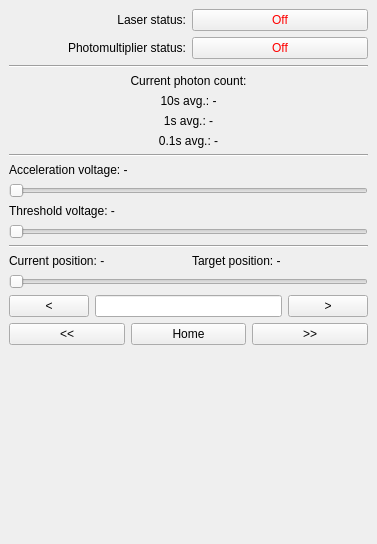
<?xml version="1.0" encoding="UTF-8"?>
<ui version="4.0">
 <class>ControlDock</class>
 <widget class="QDockWidget" name="ControlDock">
  <property name="geometry">
   <rect>
    <x>0</x>
    <y>0</y>
    <width>377</width>
    <height>544</height>
   </rect>
  </property>
  <property name="windowTitle">
   <string>Control</string>
  </property>
  <widget class="QWidget" name="ControlDockContents">
   <layout class="QVBoxLayout" name="verticalLayout">
    <item>
     <layout class="QVBoxLayout" name="controlLayout">
      <item>
       <layout class="QHBoxLayout" name="laserControlLayout">
        <item>
         <widget class="QLabel" name="laserStatusLabel">
          <property name="text">
           <string>Laser status:</string>
          </property>
          <property name="alignment">
           <set>Qt::AlignRight|Qt::AlignTrailing|Qt::AlignVCenter</set>
          </property>
          <property name="buddy">
           <cstring>laserStatusButton</cstring>
          </property>
         </widget>
        </item>
        <item>
         <widget class="QPushButton" name="laserStatusButton">
          <property name="styleSheet">
           <string notr="true">QPushButton {color: red;}</string>
          </property>
          <property name="text">
           <string>Off</string>
          </property>
         </widget>
        </item>
       </layout>
      </item>
      <item>
       <layout class="QHBoxLayout" name="photomultiplierControlLayout">
        <item>
         <widget class="QLabel" name="photomultiplierStatusLabel">
          <property name="text">
           <string>Photomultiplier status:</string>
          </property>
          <property name="alignment">
           <set>Qt::AlignRight|Qt::AlignTrailing|Qt::AlignVCenter</set>
          </property>
          <property name="buddy">
           <cstring>photomultiplierStatusButton</cstring>
          </property>
         </widget>
        </item>
        <item>
         <widget class="QPushButton" name="photomultiplierStatusButton">
          <property name="styleSheet">
           <string notr="true">QPushButton {color: red;}</string>
          </property>
          <property name="text">
           <string>Off</string>
          </property>
         </widget>
        </item>
       </layout>
      </item>
      <item>
       <widget class="Line" name="line_5">
        <property name="orientation">
         <enum>Qt::Horizontal</enum>
        </property>
       </widget>
      </item>
      <item>
       <layout class="QVBoxLayout" name="photonReadoutLayout">
        <item>
         <widget class="QLabel" name="photonReadoutTitleLabel">
          <property name="text">
           <string>Current photon count:</string>
          </property>
          <property name="alignment">
           <set>Qt::AlignCenter</set>
          </property>
          <property name="wordWrap">
           <bool>false</bool>
          </property>
         </widget>
        </item>
        <item>
         <widget class="QLabel" name="photonReadout10Label">
          <property name="text">
           <string>10s avg.: -</string>
          </property>
          <property name="alignment">
           <set>Qt::AlignCenter</set>
          </property>
         </widget>
        </item>
        <item>
         <widget class="QLabel" name="photonReadout1Label">
          <property name="text">
           <string>1s avg.: -</string>
          </property>
          <property name="alignment">
           <set>Qt::AlignCenter</set>
          </property>
         </widget>
        </item>
        <item>
         <widget class="QLabel" name="photonReadout01Label">
          <property name="text">
           <string>0.1s avg.: -</string>
          </property>
          <property name="alignment">
           <set>Qt::AlignCenter</set>
          </property>
         </widget>
        </item>
       </layout>
      </item>
      <item>
       <widget class="Line" name="line_3">
        <property name="orientation">
         <enum>Qt::Horizontal</enum>
        </property>
       </widget>
      </item>
      <item>
       <layout class="QVBoxLayout" name="voltageControlLayout">
        <item>
         <widget class="QLabel" name="voltageLabel">
          <property name="text">
           <string>Acceleration voltage: -</string>
          </property>
         </widget>
        </item>
        <item>
         <widget class="QSlider" name="voltageSlider">
          <property name="orientation">
           <enum>Qt::Horizontal</enum>
          </property>
         </widget>
        </item>
       </layout>
      </item>
      <item>
       <layout class="QVBoxLayout" name="thresholdControlLayout">
        <item>
         <widget class="QLabel" name="thresholdLabel">
          <property name="text">
           <string>Threshold voltage: -</string>
          </property>
         </widget>
        </item>
        <item>
         <widget class="QSlider" name="thresholdSlider">
          <property name="orientation">
           <enum>Qt::Horizontal</enum>
          </property>
         </widget>
        </item>
       </layout>
      </item>
      <item>
       <widget class="Line" name="line_4">
        <property name="orientation">
         <enum>Qt::Horizontal</enum>
        </property>
       </widget>
      </item>
      <item>
       <layout class="QVBoxLayout" name="positionControlLayout">
        <item>
         <layout class="QHBoxLayout" name="positionStatusLayout">
          <item>
           <widget class="QLabel" name="currentPositionLabel">
            <property name="text">
             <string>Current position: -</string>
            </property>
           </widget>
          </item>
          <item>
           <widget class="QLabel" name="targetPositionLabel">
            <property name="text">
             <string>Target position: -</string>
            </property>
           </widget>
          </item>
         </layout>
        </item>
        <item>
         <widget class="QSlider" name="positionSlider">
          <property name="orientation">
           <enum>Qt::Horizontal</enum>
          </property>
         </widget>
        </item>
        <item>
         <layout class="QHBoxLayout" name="positionControl1Layout">
          <item>
           <widget class="QPushButton" name="positionFineLeftButton">
            <property name="text">
             <string>&lt;</string>
            </property>
           </widget>
          </item>
          <item>
           <widget class="QLineEdit" name="positionLineEdit"/>
          </item>
          <item>
           <widget class="QPushButton" name="positionFineRightButton">
            <property name="text">
             <string>&gt;</string>
            </property>
           </widget>
          </item>
         </layout>
        </item>
        <item>
         <layout class="QHBoxLayout" name="positionControl2Layout">
          <item>
           <widget class="QPushButton" name="positionCoarseLeftButton">
            <property name="text">
             <string>&lt;&lt;</string>
            </property>
           </widget>
          </item>
          <item>
           <widget class="QPushButton" name="positionHomeButton">
            <property name="text">
             <string>Home</string>
            </property>
           </widget>
          </item>
          <item>
           <widget class="QPushButton" name="positionCoarseRightButton">
            <property name="text">
             <string>&gt;&gt;</string>
            </property>
           </widget>
          </item>
         </layout>
        </item>
       </layout>
      </item>
      <item>
       <spacer name="verticalSpacer_2">
        <property name="orientation">
         <enum>Qt::Vertical</enum>
        </property>
        <property name="sizeHint" stdset="0">
         <size>
          <width>20</width>
          <height>40</height>
         </size>
        </property>
       </spacer>
      </item>
     </layout>
    </item>
   </layout>
  </widget>
 </widget>
 <resources/>
 <connections/>
</ui>
